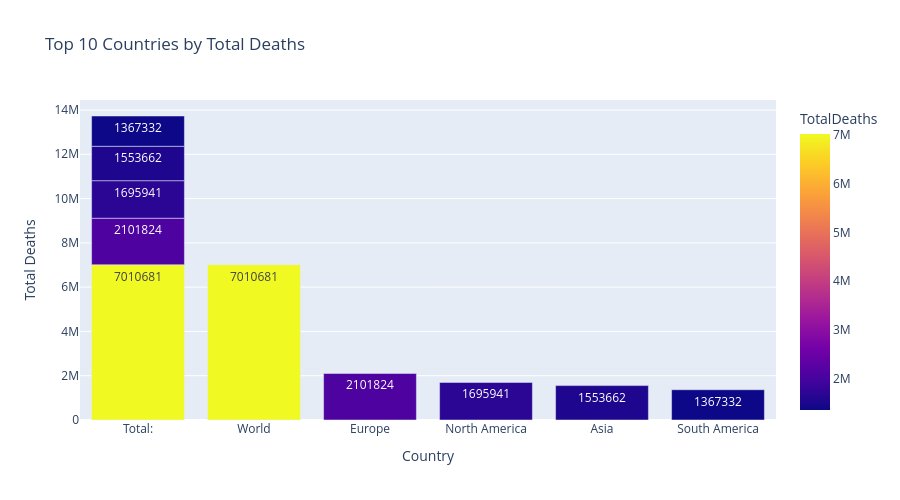

Source (notebook cell):
### Code cell
top10_deaths = (
    covid_df
    .sort_values("TotalDeaths", ascending=False)
    .head(10)
)

fig = px.bar(
    top10_deaths,
    x="Country,Other",
    y="TotalDeaths",
    color="TotalDeaths",
    text="TotalDeaths",
    title="Top 10 Countries by Total Deaths"
)

fig.update_layout(
    width=900,
    height=500,
    xaxis_title="Country",
    yaxis_title="Total Deaths"
)

fig.show()

### Figure 1 — Plotly figure (JSON) as saved in the notebook; plotly's stock layout.template omitted (floating-point values rounded to 4 significant figures)
{"data": [{"hovertemplate": "Country,Other=%{x}<br>TotalDeaths=%{marker.color}<extra></extra>", "legendgroup": "", "marker": {"color": [7011000.0, 7011000.0, 2102000.0, 2102000.0, 1696000.0, 1696000.0, 1554000.0, 1554000.0, 1367000.0, 1367000.0], "coloraxis": "coloraxis", "pattern": {"shape": ""}}, "name": "", "orientation": "v", "showlegend": false, "text": [7011000.0, 7011000.0, 2102000.0, 2102000.0, 1696000.0, 1696000.0, 1554000.0, 1554000.0, 1367000.0, 1367000.0], "textposition": "auto", "type": "bar", "x": ["Total:", "World", "Europe", "Total:", "Total:", "North America", "Asia", "Total:", "South America", "Total:"], "xaxis": "x", "y": [7011000.0, 7011000.0, 2102000.0, 2102000.0, 1696000.0, 1696000.0, 1554000.0, 1554000.0, 1367000.0, 1367000.0], "yaxis": "y"}], "layout": {"barmode": "relative", "coloraxis": {"colorbar": {"title": {"text": "TotalDeaths"}}, "colorscale": [[0, "#0d0887"], [0.1111, "#46039f"], [0.2222, "#7201a8"], [0.3333, "#9c179e"], [0.4444, "#bd3786"], [0.5556, "#d8576b"], [0.6667, "#ed7953"], [0.7778, "#fb9f3a"], [0.8889, "#fdca26"], [1, "#f0f921"]]}, "height": 500, "legend": {"tracegroupgap": 0}, "title": {"text": "Top 10 Countries by Total Deaths"}, "width": 900, "xaxis": {"anchor": "y", "domain": [0, 1], "title": {"text": "Country"}}, "yaxis": {"anchor": "x", "domain": [0, 1], "title": {"text": "Total Deaths"}}}}
